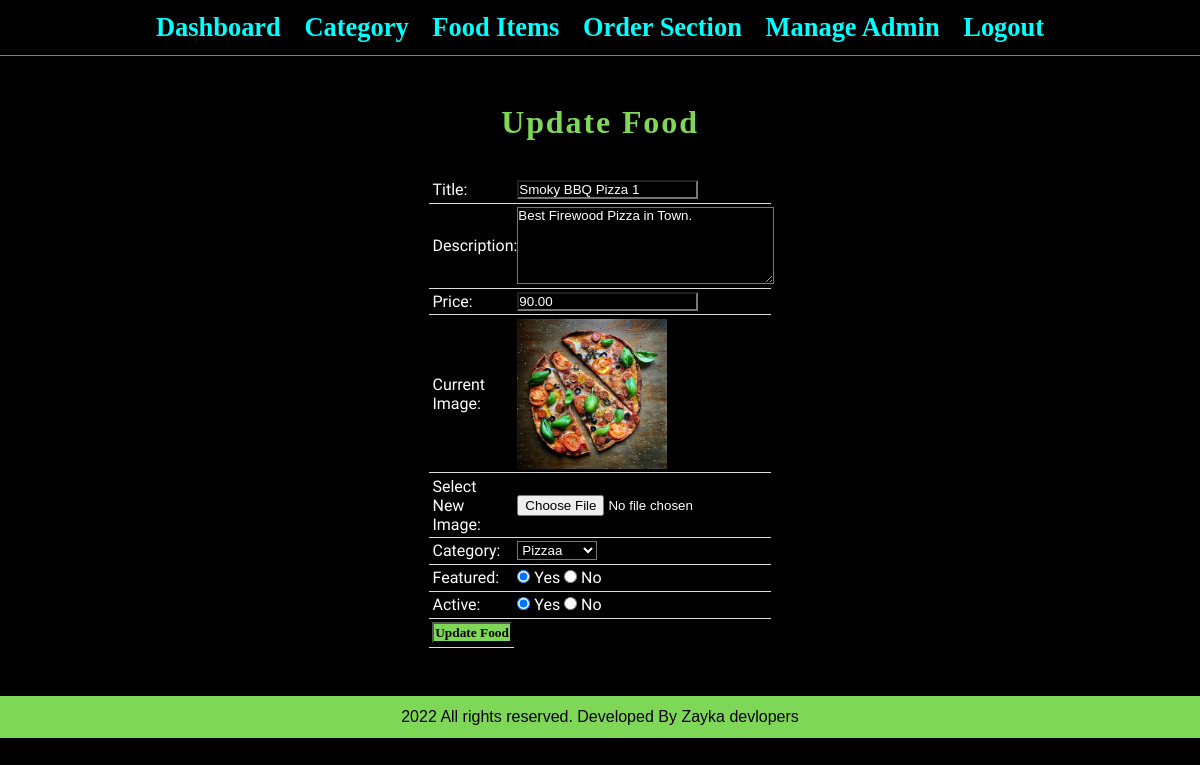
Page /admin/update-food.php?id=5 (signed in) on the committed database.
### tables this page shows
CREATE TABLE `tbl_food` (
  `id` int(10) UNSIGNED NOT NULL,
  `title` varchar(100) NOT NULL,
  `description` text NOT NULL,
  `price` decimal(10,2) NOT NULL,
  `image_name` varchar(255) NOT NULL,
  `category_id` int(10) UNSIGNED NOT NULL,
  `featured` varchar(10) NOT NULL,
  `active` varchar(10) NOT NULL
);

CREATE TABLE `tbl_category` (
  `id` int(10) UNSIGNED NOT NULL,
  `title` varchar(100) NOT NULL,
  `image_name` varchar(255) NOT NULL,
  `featured` varchar(10) NOT NULL,
  `active` varchar(10) NOT NULL
);

### admin/update-food.php (the view, shortened to what this page needs)
<?php include('partials/menu.php');
error_reporting(E_ALL & ~E_WARNING & ~E_NOTICE);?>
<?php
    if(isset($_GET['id']))
    {
        $id = $_GET['id'];
        $sql2 = "SELECT * FROM tbl_food WHERE id=$id";
        $res2 = mysqli_query($conn, $sql2);
        $row2 = mysqli_fetch_assoc($res2);
        $title = $row2['title'];
        $description = $row2['description'];
        $price = $row2['price'];
        $current_image = $row2['image_name'];
        $current_category = $row2['category_id'];
        $featured = $row2['featured'];
        $active = $row2['active'];
    }
    else
    {
        header('location:'.SITEURL.'admin/manage-food.php');
    }
    ?>
    <link rel="stylesheet" href="admin.css">
<div class="main-content">
    <div class="wrapper">
        <h1 style="  font-family: logofont;  color:#7ed756; letter-spacing: 0.5mm; text-align:center;"  >Update Food</h1>
        <br><br>
        <form action="" method="POST" enctype="multipart/form-data">
        <table class="tbl-30" style="background-color:black; color:white; margin-left: auto; margin-right: auto; ">
            <tr>
                <td>Title: </td>
                <td>
                    <input type="text" name="title" value="<?php echo $title; ?>">
                </td>
            </tr>
            <tr>
                <td>Description: </td>
                <td>
                    <textarea name="description" cols="30" rows="5"><?php echo $description; ?></textarea>
                </td>
            </tr>
            <tr>
                <td>Price: </td>
                <td>
                    <input type="number" name="price" value="<?php echo $price; ?>">
                </td>
            </tr>
            <tr>
                <td>Current Image: </td>
                <td>
                    <?php
                        if($current_image == "")
                        {
                            echo "<div class='error'>Image not Available.</div>";
                        }
                        else
                        {
                            ?>
                            <img src="<?php echo SITEURL; ?>images/food/<?php echo $current_image; ?>" width="150px">
                            <?php
                        }
                    ?>
                </td>
            </tr>
            <tr>
                <td>Select New Image: </td>
                <td>
                    <input type="file" name="image">
                </td>
            </tr>
            <tr>
                <td>Category: </td>
                <td>
                    <select name="category">
                        <?php
                            $sql = "SELECT * FROM tbl_category WHERE active='Yes'";
                            $res = mysqli_query($conn, $sql);
                            $count = mysqli_num_rows($res);
                            if($count>0)
                            {
                                while($row=mysqli_fetch_assoc($res))
                                {
                                    $category_title = $row['title'];
                                    $category_id = $row['id'];
                                    ?>
                                    <option <?php if($current_category==$category_id){echo "selected";} ?> value="<?php echo $category_id; ?>"><?php echo $category_title; ?></option>
                                    <?php
                                }
                            }
                            else
                            {
                                echo "<option value='0'>Category Not Available.</option>";
                            }
                        ?>
                    </select>
                </td>
            </tr>
            <tr>
                <td>Featured: </td>
                <td>
                    <input <?php if($featured=="Yes") {echo "checked";} ?> type="radio" name="featured" value="Yes"> Yes
                    <input <?php if($featured=="No") {echo "checked";} ?> type="radio" name="featured" value="No"> No
                </td>
            </tr>
            <tr>
                <td>Active: </td>
                <td>
                    <input <?php if($active=="Yes") {echo "checked";} ?> type="radio" name="active" value="Yes"> Yes
                    <input <?php if($active=="No") {echo "checked";} ?> type="radio" name="active" value="No"> No
                </td>
            </tr>
            <tr>
                <td>
                    <input type="submit" name="submit" value="Update Food" class="btn-secondary" style="font-family: taglinefont;">
                </td>
            </tr>
        </table>
        </form>
    </div>
</div>
<?php include('partials/footer.php'); ?>

### css/admin.css (style rules this page uses)
* { margin: 0; padding: 0; font-family: Arial, Helvetica, sans-serif; }
.wrapper { padding: 1%; width: 80%; margin: 0 auto; }
.tbl-30 { width: 30%; }
table { border-collapse: collapse; width: 100%; }
th, td { padding: 8px; text-align: left; border-bottom: 1px solid #ddd; }
table tr td { padding: 1%; }
.btn-secondary { background-color: #7bed9f; padding: 1%; color: black; text-decoration: none; font-weight: bold; }
.main-content { background-color: black; padding: 3% 0; }

### admin/admin.css (style rules this page uses)
* { background-color:black ; color:white; margin: 0; padding: 0; font-family: Arial, Helvetica, sans-serif; }
.wrapper { padding: 1%; width: 80%; margin: 0 auto; }
.tbl-30 { width: 30%; }
table { border-collapse: collapse; width: 100%; }
td { font-family: 'Comfortaa', cursive; padding: 8px; text-align: left; border-bottom: 1px solid #ddd; }
table tr td { padding: 1%; }
.btn-secondary { background-color: #7ed756; padding: 1%; color: black; text-decoration: none; font-weight: bold; }
.main-content { background-color: black; padding: 3% 0; }

### rows in the picture
tbl_food: title "Smoky BBQ Pizza 1", description "Best Firewood Pizza in Town.", price "90.00", image_name (picture), category "Pizzaa", featured "☑", active "☑"
